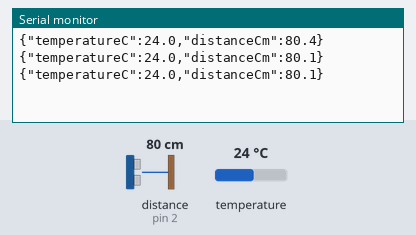
Simulated run of this sketch. Board: Arduino Uno, built with avr-gcc and run on an emulated ATmega328P. Parts: the last lines printed to the serial monitor. Wiring (inferred from the names in the program): ultrasonic range finder: trigger pin 2; echo pin 2. Inputs (shaded band) come from the test bench; at power-on: distance to the obstacle (sensor on pin 2) 80 cm, temperature 24 °C. The echo pulse lasts 58.3 µs per cm.

Above: at 2.0 s.
2.1 s: distance to the obstacle (sensor on pin 2) set to 2 cm
At 2.51 s:
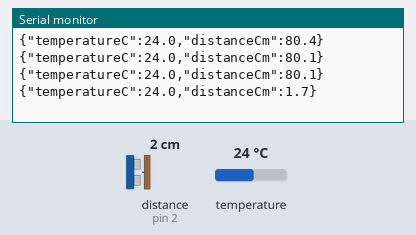
3.6 s: distance to the obstacle (sensor on pin 2) set to 60 cm
At 4.1 s:
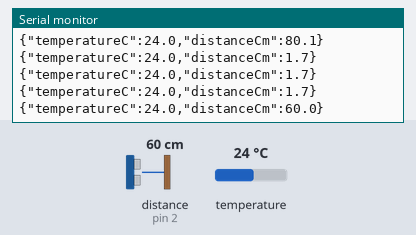
6.7 s: temperature set to 12 °C
At 7.01 s:
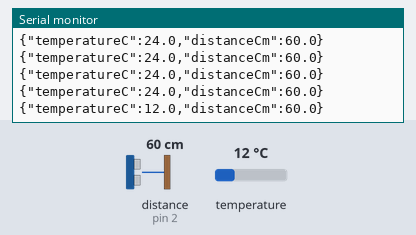
8.2 s: temperature set to 19 °C
At 8.51 s:
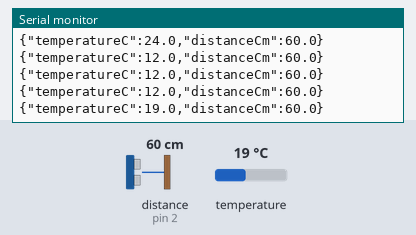
Timing chart, 0 to 10.7 s (numbered marks = the images above; inputs shaded):
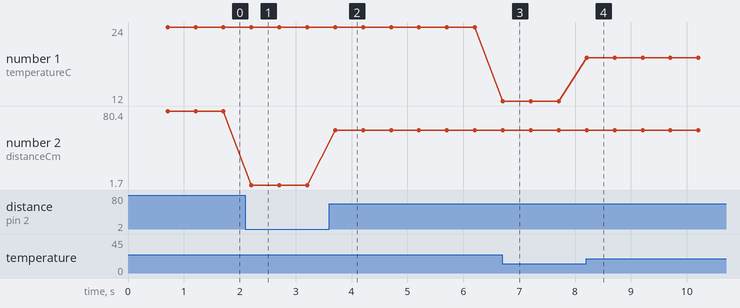

Measured:
- after the input at 2.1 s, the serial monitor: prints a new line after 0.10 s (image 1)
- after the input at 3.6 s, the serial monitor: prints a new line after 0.11 s (image 2)
- after the input at 6.7 s, the serial monitor: prints a new line at once (image 3)
- after the input at 8.2 s, the serial monitor: prints a new line at once (image 4)
- plotted number 1: 24 → 12 after the input at 6.7 s, 12 → 19 after the input at 8.2 s
- plotted number 2: 80.1 → 1.7 after the input at 2.1 s, 1.7 → 60 after the input at 3.6 s

The sketch:

tactacenergia_sensors.ino
```cpp
#include <OneWire.h>
#include <DallasTemperature.h>

// MKR WiFi 1010 labels these digital pins as 5 (temperature) and 2 (distance).
constexpr uint8_t TEMPERATURE_PIN = 5;
constexpr uint8_t DISTANCE_PIN = 2;
constexpr unsigned long SAMPLE_INTERVAL_MS = 500;

OneWire oneWire(TEMPERATURE_PIN);
DallasTemperature temperatureSensor(&oneWire);
unsigned long lastSampleAt = 0;

float readDistanceCm() {
  pinMode(DISTANCE_PIN, OUTPUT);
  digitalWrite(DISTANCE_PIN, LOW);
  delayMicroseconds(2);
  digitalWrite(DISTANCE_PIN, HIGH);
  delayMicroseconds(10);
  digitalWrite(DISTANCE_PIN, LOW);

  pinMode(DISTANCE_PIN, INPUT);
  unsigned long duration = pulseIn(DISTANCE_PIN, HIGH, 30000);
  return duration == 0 ? -1.0f : duration / 58.0f;
}

void printNumberOrNull(float value, float invalidValue) {
  if (value == invalidValue) {
    Serial.print(F("null"));
  } else {
    Serial.print(value, 1);
  }
}

void setup() {
  Serial.begin(115200);
  temperatureSensor.begin();
  temperatureSensor.setResolution(10);
}

void loop() {
  unsigned long now = millis();
  if (now - lastSampleAt < SAMPLE_INTERVAL_MS) return;
  lastSampleAt = now;

  temperatureSensor.requestTemperatures();
  float temperatureC = temperatureSensor.getTempCByIndex(0);
  float distanceCm = readDistanceCm();

  Serial.print(F("{\"temperatureC\":"));
  printNumberOrNull(temperatureC, DEVICE_DISCONNECTED_C);
  Serial.print(F(",\"distanceCm\":"));
  printNumberOrNull(distanceCm, -1.0f);
  Serial.println(F("}"));
}
```
